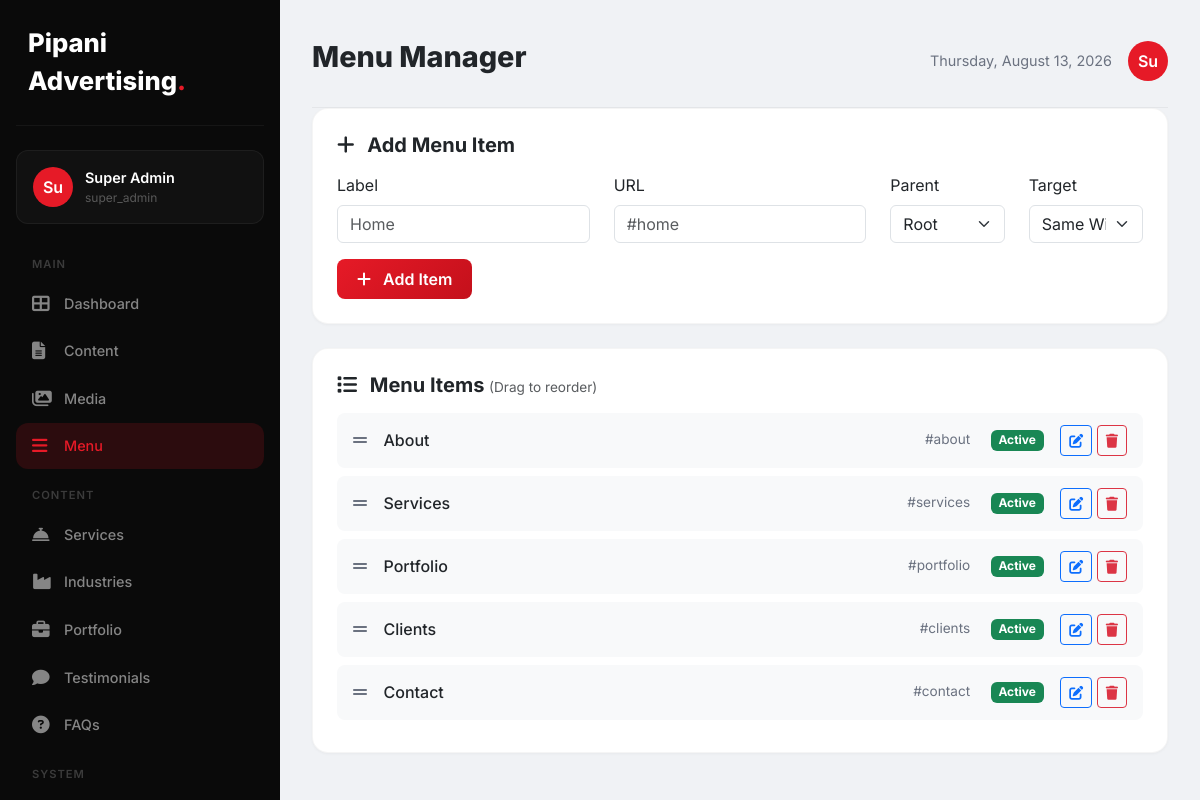
/admin/pages/menu.php (signed in), run on the app's committed database.
### tables this page shows
CREATE TABLE `settings` (
  `id` int NOT NULL AUTO_INCREMENT,
  `setting_key` varchar(100) NOT NULL,
  `setting_value` text,
  `group` varchar(50) DEFAULT 'general',
  PRIMARY KEY (`id`),
  UNIQUE KEY `setting_key` (`setting_key`)
);

CREATE TABLE `users` (
  `id` int NOT NULL AUTO_INCREMENT,
  `username` varchar(50) NOT NULL,
  `email` varchar(100) NOT NULL,
  `password` varchar(255) NOT NULL,
  `full_name` varchar(100) NOT NULL,
  `role` enum('super_admin','admin','editor') DEFAULT 'editor',
  `avatar` varchar(255) DEFAULT NULL,
  `last_login` datetime DEFAULT NULL,
  `status` tinyint(1) DEFAULT '1',
  `remember_token` varchar(255) DEFAULT NULL,
  `created_at` datetime DEFAULT CURRENT_TIMESTAMP,
  `updated_at` datetime DEFAULT NULL,
  PRIMARY KEY (`id`),
  UNIQUE KEY `username` (`username`),
  UNIQUE KEY `email` (`email`)
);

CREATE TABLE `menu_items` (
  `id` int NOT NULL AUTO_INCREMENT,
  `menu_id` int NOT NULL,
  `parent_id` int DEFAULT '0',
  `label` varchar(100) NOT NULL,
  `url` varchar(255) NOT NULL,
  `target` varchar(10) DEFAULT '_self',
  `icon` varchar(50) DEFAULT NULL,
  `order` int DEFAULT '0',
  `status` tinyint(1) DEFAULT '1',
  PRIMARY KEY (`id`),
  KEY `menu_id` (`menu_id`),
  KEY `parent_id` (`parent_id`)
);

### includes/database.php (called while the page is built, shortened)
<?php
class Database {
    private static $instance = null;
    private $pdo;
    private function __construct() {
        try {
            $dsn = "mysql:host=" . DB_HOST . ";port=" . DB_PORT . ";dbname=" . DB_NAME . ";charset=utf8mb4";
            $this->pdo = new PDO($dsn, DB_USER, DB_PASS);
            $this->pdo->setAttribute(PDO::ATTR_ERRMODE, PDO::ERRMODE_EXCEPTION);
            $this->pdo->setAttribute(PDO::ATTR_DEFAULT_FETCH_MODE, PDO::FETCH_ASSOC);
            $this->pdo->setAttribute(PDO::ATTR_EMULATE_PREPARES, false);
        } catch (PDOException $e) {
            if (session_status() === PHP_SESSION_NONE) {
                session_start();
            }
            $_SESSION['db_error'] = $e->getMessage();
            $installPath = '/install/index.php';
            if (strpos($_SERVER['PHP_SELF'], '/admin/') !== false || strpos($_SERVER['PHP_SELF'], '/install/') !== false) {
                $installPath = '../install/index.php';
            }
            if (strpos($_SERVER['PHP_SELF'], '/install/') === false) {
                header("Location: " . $installPath);
                exit;
            } else {
                die('Database connection failed: ' . $e->getMessage());
            }
        }
    }
    public static function getInstance() {
        if (self::$instance === null) {
            self::$instance = new self();
        }
        return self::$instance;
    }
    public function getConnection() {
        return $this->pdo;
    }
}
function db() {
    return Database::getInstance()->getConnection();
}

### includes/functions.php (called while the page is built, shortened)
<?php
require_once __DIR__ . '/database.php';
function getSetting($key, $default = null)
{
    try {
        $stmt = db()->prepare("SELECT setting_value FROM settings WHERE setting_key = ?");
        $stmt->execute([$key]);
        $result = $stmt->fetch();
        return $result ? $result['setting_value'] : $default;
    } catch (PDOException $e) {
        return $default;
    }
}
function getMenuItems($menuId)
{
    try {
        $stmt = db()->prepare("SELECT * FROM menu_items WHERE menu_id = ? ORDER BY `order` ASC");
        $stmt->execute([$menuId]);
        return $stmt->fetchAll();
    } catch (PDOException $e) {
        return [];
    }
}
function siteName()
{
    return getSetting('site_name', 'Pipani Advertising');
}

### includes/auth.php (called while the page is built, shortened)
<?php
require_once __DIR__ . '/database.php';
require_once __DIR__ . '/functions.php';
class Auth {
    public static function getCurrentUser() {
        try {
            $db = db();
            $stmt = $db->prepare("SELECT * FROM users WHERE id = ?");
            $stmt->execute([$_SESSION['user_id']]);
            return $stmt->fetch();
        } catch (PDOException $e) {
            return null;
        }
    }
}

### admin/pages/menu.php (the view, shortened to what this page needs)
<?php
require_once __DIR__ . '/../../includes/functions.php';
require_once __DIR__ . '/../../includes/auth.php';
$menu = db()->query("SELECT * FROM menus WHERE location = 'main' LIMIT 1")->fetch();
$menuItems = getMenuItems($menu['id']);
?>
<!DOCTYPE html>
<html lang="en">
<head>
    <link href="https://cdn.jsdelivr.net/npm/bootstrap@5.3.0/dist/css/bootstrap.min.css" rel="stylesheet">
    <link rel="stylesheet" href="https://cdnjs.cloudflare.com/ajax/libs/font-awesome/6.4.0/css/all.min.css">
</head>
<body>
<div class="sidebar" id="sidebar">
    <div class="logo"><?= siteName() ?><span>.</span></div>
    <?php $user = Auth::getCurrentUser(); ?>
    <div class="user-card">
        <div class="avatar"><?= substr($user['full_name'] ?? $user['username'], 0, 2) ?></div>
        <div>
            <div class="name"><?= htmlspecialchars($user['full_name'] ?? $user['username']) ?></div>
            <div class="role"><?= $user['role'] ?></div>
        </div>
    </div>
    <div class="nav-section">Main</div>
    <a href="../dashboard.php" class="nav-item"><i class="fas fa-th-large"></i> Dashboard</a>
    <a href="content.php" class="nav-item"><i class="fas fa-file-alt"></i> Content</a>
    <a href="media.php" class="nav-item"><i class="fas fa-images"></i> Media</a>
    <a href="menu.php" class="nav-item active"><i class="fas fa-bars"></i> Menu</a>
    <div class="nav-section">Content</div>
    <a href="services.php" class="nav-item"><i class="fas fa-concierge-bell"></i> Services</a>
    <a href="industries.php" class="nav-item"><i class="fas fa-industry"></i> Industries</a>
    <a href="portfolio.php" class="nav-item"><i class="fas fa-briefcase"></i> Portfolio</a>
    <a href="testimonials.php" class="nav-item"><i class="fas fa-comment"></i> Testimonials</a>
    <a href="faqs.php" class="nav-item"><i class="fas fa-question-circle"></i> FAQs</a>
    <div class="nav-section">System</div>
    <a href="contacts.php" class="nav-item"><i class="fas fa-envelope"></i> Contacts</a>
</div>
<div class="main-content">
    <div class="header">
        <div class="d-flex align-items-center gap-3">
            <h1>Menu Manager</h1>
        </div>
        <div class="user-info">
            <span style="font-size:0.9rem;color:#6b7280;"><?= date('l, F j, Y') ?></span>
            <div class="avatar"><?= substr($user['full_name'] ?? $user['username'], 0, 2) ?></div>
        </div>
    </div>
    <div class="content-card">
        <h5><i class="fas fa-plus me-2"></i> Add Menu Item</h5>
        <form method="POST">
            <div class="row">
                <div class="col-md-4 mb-3">
                    <label class="form-label">Label</label>
                    <input type="text" name="label" class="form-control" placeholder="Home" required>
                </div>
                <div class="col-md-4 mb-3">
                    <label class="form-label">URL</label>
                    <input type="text" name="url" class="form-control" placeholder="#home">
                </div>
                <div class="col-md-2 mb-3">
                    <label class="form-label">Parent</label>
                    <select name="parent_id" class="form-select">
                        <option value="0">Root</option>
                    </select>
                </div>
                <div class="col-md-2 mb-3">
                    <label class="form-label">Target</label>
                    <select name="target" class="form-select">
                        <option value="_self">Same Window</option>
                    </select>
                </div>
            </div>
            <button type="submit" class="btn btn-primary-custom"><i class="fas fa-plus me-2"></i> Add Item</button>
        </form>
    </div>
    <div class="content-card">
        <h5><i class="fas fa-list me-2"></i> Menu Items <span class="text-muted" style="font-size:0.85rem;font-weight:400;">(Drag to reorder)</span></h5>
        <div id="menuList">
            <?php foreach ($menuItems as $item): ?>
                <div class="menu-item" data-id="<?= $item['id'] ?>">
                    <div>
                        <i class="fas fa-grip-lines drag-icon"></i>
                        <span class="label"><?= htmlspecialchars($item['label']) ?></span>
                    </div>
                    <div>
                        <span class="url"><?= htmlspecialchars($item['url']) ?></span>
                        <span class="badge badge-status bg-<?= $item['status'] ? 'success' : 'danger' ?>">
                            <?= $item['status'] ? 'Active' : 'Inactive' ?>
                        </span>
                        <button class="btn btn-sm btn-outline-primary" onclick="editMenu(<?= $item['id'] ?>, '<?= htmlspecialchars($item['label'], ENT_QUOTES, 'UTF-8') ?>', '<?= htmlspecialchars($item['url'], ENT_QUOTES, 'UTF-8') ?>', '<?= $item['target'] ?>', <?= $item['status'] ?>)">
                            <i class="fas fa-edit"></i>
                        </button>
                        <form method="POST" style="display:inline;">
                            <button type="submit" class="btn btn-sm btn-outline-danger" onclick="return confirm('Delete this menu item?')">
                                <i class="fas fa-trash"></i>
                            </button>
                        </form>
                    </div>
                </div>
            <?php endforeach; ?>
        </div>
    </div>
</div>
</body>
</html>

### admin/pages/menu.php (style rules this page uses)
:root { --primary: #E61A27; --sidebar-width: 280px; }
* { margin: 0; padding: 0; box-sizing: border-box; }
body { font-family: 'Inter', sans-serif; background: #f0f2f5; overflow-x: hidden; }
.sidebar { position: fixed; top: 0; left: 0; width: var(--sidebar-width); height: 100vh; background: #0a0a0a; color: #fff; padding: 24px 16px; overflow-y: auto; transition: all 0.3s; z-index: 1000; }
.sidebar .logo { font-size: 1.6rem; font-weight: 800; padding: 0 12px 24px; border-bottom: 1px solid rgba(255,255,255,0.05); margin-bottom: 24px; }
.sidebar .logo span { color: var(--primary); }
.sidebar .nav-item { display: flex; align-items: center; gap: 12px; padding: 12px 16px; border-radius: 12px; color: rgba(255,255,255,0.5); text-decoration: none; transition: all 0.3s; margin-bottom: 2px; font-weight: 500; font-size: 0.9rem; }
.sidebar .nav-item:hover, .sidebar .nav-item.active { background: rgba(255,255,255,0.05); color: #fff; }
.sidebar .nav-item.active { background: rgba(230,26,39,0.15); color: var(--primary); }
.sidebar .nav-item i { width: 20px; font-size: 1.1rem; }
.sidebar .nav-section { color: rgba(255,255,255,0.2); font-size: 0.7rem; text-transform: uppercase; letter-spacing: 1px; padding: 16px 16px 8px; font-weight: 600; }
.sidebar .user-card { padding: 16px; border-radius: 12px; background: rgba(255,255,255,0.03); margin-bottom: 16px; border: 1px solid rgba(255,255,255,0.05); display: flex; align-items: center; gap: 12px; }
.sidebar .user-card .avatar { width: 40px; height: 40px; border-radius: 50%; background: var(--primary); color: #fff; display: flex; align-items: center; justify-content: center; font-weight: 600; }
.sidebar .user-card .name { font-weight: 600; font-size: 0.9rem; }
.sidebar .user-card .role { font-size: 0.75rem; color: rgba(255,255,255,0.3); }
.main-content { margin-left: var(--sidebar-width); padding: 24px 32px; min-height: 100vh; }
.header { display: flex; justify-content: space-between; align-items: center; padding: 16px 0 24px; border-bottom: 1px solid rgba(0,0,0,0.05); }
.header h1 { font-size: 1.8rem; font-weight: 800; }
.header .user-info { display: flex; align-items: center; gap: 16px; }
.header .user-info .avatar { width: 40px; height: 40px; border-radius: 50%; background: var(--primary); color: #fff; display: flex; align-items: center; justify-content: center; font-weight: 600; }
.content-card { background: #fff; border-radius: 16px; padding: 24px; border: 1px solid rgba(0,0,0,0.04); box-shadow: 0 1px 3px rgba(0,0,0,0.04); margin-bottom: 24px; }
.content-card h5 { font-weight: 700; margin-bottom: 16px; }
.btn-primary-custom { background: linear-gradient(135deg, #E61A27, #C4101B); border: none; color: #fff; padding: 8px 20px; border-radius: 8px; font-weight: 600; transition: all 0.3s; }
.menu-item { padding: 12px 16px; background: #f8f9fa; border-radius: 8px; margin-bottom: 8px; display: flex; align-items: center; justify-content: space-between; cursor: grab; transition: all 0.3s; }
.menu-item .drag-icon { color: #6b7280; margin-right: 12px; cursor: grab; }
.menu-item .label { font-weight: 500; flex: 1; }
.menu-item .url { color: #6b7280; font-size: 0.85rem; margin-right: 16px; }
.menu-item .badge-status { margin-right: 12px; }

### data on the page
settings: setting_value "Pipani Advertising"
users: full_name "Su", full_name "Super Admin", role "super_admin"
menu_items: label "About", url "#about", status "Active"
menu_items: label "Services", url "#services", status "Active"
menu_items: label "Portfolio", url "#portfolio", status "Active"
menu_items: label "Clients", url "#clients", status "Active"
menu_items: label "Contact", url "#contact", status "Active"
